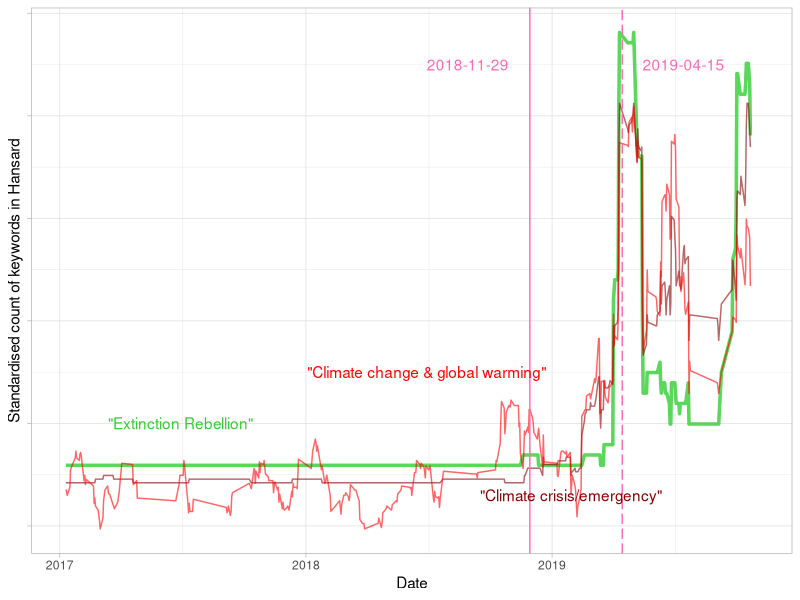
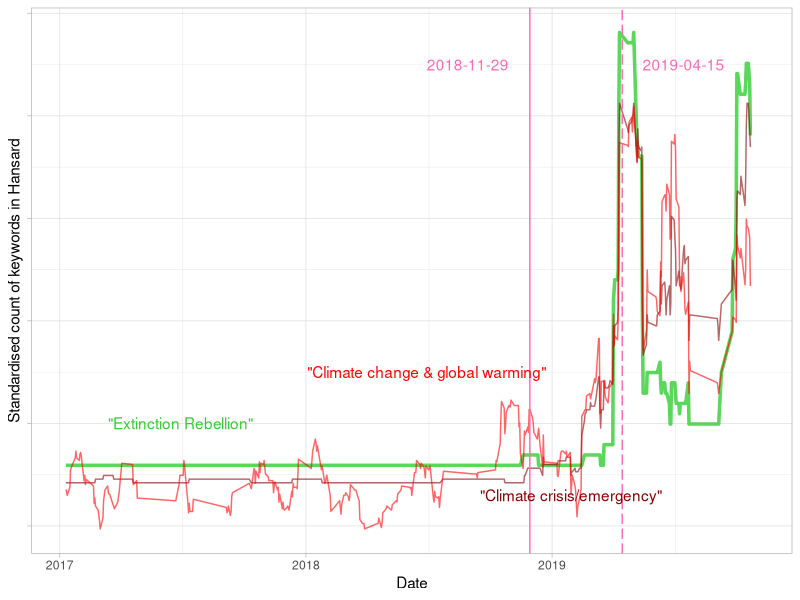

Write the R code that produced these figures, in order. (Note: this script raises an error after producing the figures.)
library(ggplot2)
library(ggthemes)
library(tidyverse)
library(readr)
library(forecast)
library(magrittr)

# Moving average
ma_month <- function(x, n = 30){stats::filter(x, rep(1 / n, n), sides = 2)}
ma_2week <- function(x, n = 14){stats::filter(x, rep(1 / n, n), sides = 2)}

# Import (manual muahaha!)
d1 <- read_csv("extinction_rebellion.js.csv")
d2 <- read_csv("climate_change.js.csv")
d3 <- read_csv("climate_crisis.js.csv")
d4 <- read_csv("citizens_assembly.js.csv")
d5 <- read_csv("global_warming.js.csv")
d6 <- read_csv("climate_emergency.js.csv")

# Full join, could be done much better
hansard <- full_join(d1, d2, by = "Date")
hansard <- full_join(hansard, d3, by = "Date")
hansard <- full_join(hansard, d4, by = "Date")
hansard <- full_join(hansard, d5, by = "Date")
hansard <- full_join(hansard, d6, by = "Date")

# ORDER, ORDER! (Order matters)
colnames(hansard) <- c("Date", 
                       "extinction_rebellion", "climate_change", "climate_crisis", 
                       "citizens_assembly", "global_warming", "climate_emergency")
hansard[is.na(hansard)] <- 0 # replace all NAs with zeros
hansard <- hansard[order(hansard$Date), ] # sort by Date

# Add keywords together
hansard$climate_alarm <- hansard$climate_crisis + hansard$climate_emergency 
hansard$global_heating <- hansard$climate_change + hansard$global_warming

# Smooth the lines
hansard_smooth <- lapply(hansard[,-1], ma_2week) %>% as.data.frame()
hansard_smooth$Date <- hansard$Date

# Set start date
hansard_smooth_2017 <- filter(hansard_smooth, Date >= as.POSIXct("2017-01-01"))

# Simple MA plot
ggplot(data = hansard_smooth_2017) + 
  geom_line(aes(Date, scale(extinction_rebellion)), color = "limegreen", size = 1.2, alpha = 0.8) +
  geom_line(aes(Date, scale(climate_alarm)), color = "red4", alpha = 0.6) +
  geom_line(aes(Date, scale(global_heating)), color = "red", alpha = 0.6) +
  geom_vline(xintercept = as.POSIXct("2018-11-29"), color = "hotpink") +
  geom_vline(xintercept = as.POSIXct("2019-04-15"), color = "hotpink", linetype = "longdash") +
  ylab("Standardised count of keywords in Hansard") +
  theme_light() +  
  theme(axis.text.y = element_blank()) +
  annotate(label = '"Extinction Rebellion"', "text", x = as.POSIXct("2017-06-29"), y = 0, color = "limegreen") +
  annotate(label = '"Climate crisis/emergency"', "text", x = as.POSIXct("2019-01-29"), y = -0.7, color = "red4") +
  annotate(label = '"Climate change & global warming"', "text", x = as.POSIXct("2018-06-29"), y = 0.5, color = "red") +
  annotate(label = "2018-11-29", "text", x = as.POSIXct("2018-08-29"), y = 3.5, color = "hotpink") +
  annotate(label = "2019-04-15", "text", x = as.POSIXct("2019-07-15"), y = 3.5, color = "hotpink")


ggsave("hansard-extinction-rebellion.pdf", width = 6, height = 4, device = "pdf")
  


#------ Other Stuff -----


# Simple plot
ggplot(data = hansard) + 
  geom_line(aes(date, extinction_rebellion), color = "red") + 
  geom_line(aes(date, climate_change), color = "darkgreen") +
  geom_vline(xintercept = as.POSIXct("2018-11-29"), size = 1.5, color = "limegreen") +
  theme_economist()


cor(hansard[, -1], use = "pairwise") %>% heatmap
cor(hansard_smooth[, -7], use = "pairwise") %>% heatmap

cor(hansard_smooth[, -7], use = "pairwise")
